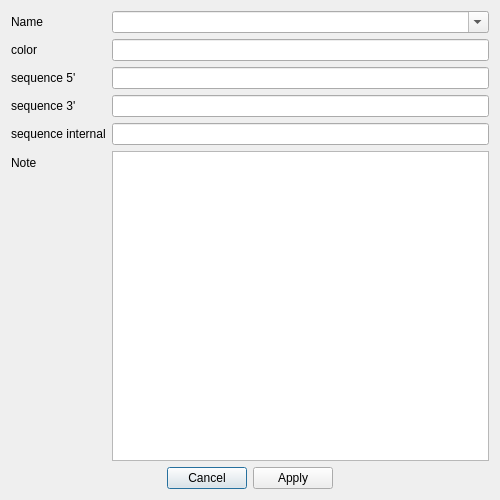
<?xml version="1.0" encoding="UTF-8"?>
<ui version="4.0">
 <class>ModsDialog</class>
 <widget class="QDialog" name="ModsDialog">
  <property name="geometry">
   <rect>
    <x>0</x>
    <y>0</y>
    <width>500</width>
    <height>500</height>
   </rect>
  </property>
  <property name="windowTitle">
   <string>Choose a Modification</string>
  </property>
  <property name="modal">
   <bool>true</bool>
  </property>
  <layout class="QGridLayout" name="dialogGridLayout">
   <item row="1" column="0">
    <widget class="QDialogButtonBox" name="custom_button_box">
     <property name="standardButtons">
      <set>QDialogButtonBox::Apply|QDialogButtonBox::Cancel</set>
     </property>
     <property name="centerButtons">
      <bool>true</bool>
     </property>
    </widget>
   </item>
   <item row="0" column="0">
    <layout class="QFormLayout" name="formLayout_2">
     <property name="fieldGrowthPolicy">
      <enum>QFormLayout::AllNonFixedFieldsGrow</enum>
     </property>
     <item row="0" column="0">
      <widget class="QLabel" name="nameLabel">
       <property name="text">
        <string>Name</string>
       </property>
      </widget>
     </item>
     <item row="0" column="1">
      <widget class="QComboBox" name="nameComboBox">
       <property name="editable">
        <bool>true</bool>
       </property>
      </widget>
     </item>
     <item row="1" column="0">
      <widget class="QLabel" name="colorLabel">
       <property name="text">
        <string>color</string>
       </property>
      </widget>
     </item>
     <item row="1" column="1">
      <widget class="QLineEdit" name="colorLineEdit"/>
     </item>
     <item row="2" column="0">
      <widget class="QLabel" name="sequence5Label">
       <property name="text">
        <string>sequence 5'</string>
       </property>
      </widget>
     </item>
     <item row="2" column="1">
      <widget class="QLineEdit" name="sequence5LineEdit"/>
     </item>
     <item row="3" column="0">
      <widget class="QLabel" name="sequence3Label">
       <property name="text">
        <string>sequence 3'</string>
       </property>
      </widget>
     </item>
     <item row="3" column="1">
      <widget class="QLineEdit" name="sequence3LineEdit"/>
     </item>
     <item row="4" column="0">
      <widget class="QLabel" name="sequenceInternalLabel">
       <property name="text">
        <string>sequence internal</string>
       </property>
      </widget>
     </item>
     <item row="4" column="1">
      <widget class="QLineEdit" name="sequenceInternalLineEdit"/>
     </item>
     <item row="5" column="0">
      <widget class="QLabel" name="noteLabel">
       <property name="text">
        <string>Note</string>
       </property>
      </widget>
     </item>
     <item row="5" column="1">
      <widget class="QTextEdit" name="noteTextEdit"/>
     </item>
    </layout>
   </item>
  </layout>
 </widget>
 <tabstops>
  <tabstop>custom_button_box</tabstop>
 </tabstops>
 <resources/>
 <connections>
  <connection>
   <sender>custom_button_box</sender>
   <signal>rejected()</signal>
   <receiver>ModsDialog</receiver>
   <slot>reject()</slot>
   <hints>
    <hint type="sourcelabel">
     <x>315</x>
     <y>485</y>
    </hint>
    <hint type="destinationlabel">
     <x>321</x>
     <y>243</y>
    </hint>
   </hints>
  </connection>
  <connection>
   <sender>custom_button_box</sender>
   <signal>clicked(QAbstractButton*)</signal>
   <receiver>ModsDialog</receiver>
   <slot>accept()</slot>
   <hints>
    <hint type="sourcelabel">
     <x>68</x>
     <y>485</y>
    </hint>
    <hint type="destinationlabel">
     <x>80</x>
     <y>243</y>
    </hint>
   </hints>
  </connection>
 </connections>
</ui>
